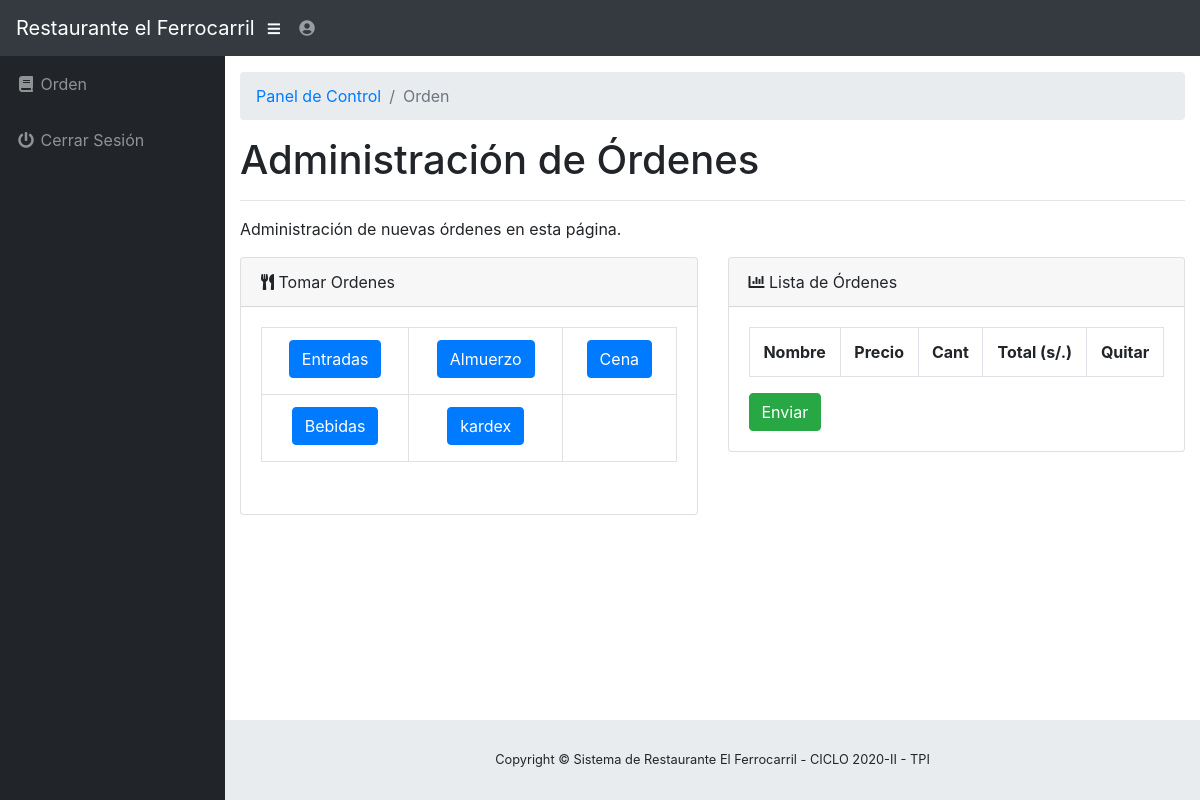
The page /staff/order.php (signed in) on the database its author committed.
### tables this page shows
CREATE TABLE `tbl_menu` (
  `menuID` int(11) NOT NULL,
  `menuName` varchar(25) NOT NULL
);

### staff/order.php (the view, shortened to what this page needs)
<?php
	include("../functions.php");
?>
<!DOCTYPE html>
<html lang="en">
  <head>
    <link href="vendor/bootstrap/css/bootstrap.min.css" rel="stylesheet">
    <link href="vendor/fontawesome-free/css/all.min.css" rel="stylesheet" type="text/css">
    <link href="vendor/datatables/dataTables.bootstrap4.css" rel="stylesheet">
    <link href="css/sb-admin.css" rel="stylesheet">
  </head>
  <body id="page-top">
    <nav class="navbar navbar-expand navbar-dark bg-dark static-top">
      <a class="navbar-brand mr-1" href="index.php">Restaurante el Ferrocarril</a>
      <button class="btn btn-link btn-sm text-white order-1 order-sm-0" id="sidebarToggle" href="#">
        <i class="fas fa-bars"></i>
      </button>
      <ul class="navbar-nav ml-auto ml-md-0">
        <li class="nav-item dropdown no-arrow">
          <a class="nav-link dropdown-toggle" href="#" id="userDropdown" role="button" data-toggle="dropdown" aria-haspopup="true" aria-expanded="false">
            <i class="fas fa-user-circle fa-fw"></i>
          </a>
        </li>
      </ul>
    </nav>
    <div id="wrapper">
      <ul class="sidebar navbar-nav">
        <?php
          if ($_SESSION['user_role'] == "Mesero") {
            echo '
            <li class="nav-item">
              <a class="nav-link" href="order.php">
                <i class="fas fa-fw fa-book"></i>
                <span>Orden</span></a>
            </li>
          ';
          }
        ?>
        <li class="nav-item" >
          <a class="nav-link" href="#" data-toggle="modal" data-target="#logoutModal">
            <i class="fas fa-fw fa-power-off"></i>
            <span>Cerrar Sesión</span>
          </a>
        </li>
      </ul>
      <div id="content-wrapper" >
        <div class="container-fluid">
          <ol class="breadcrumb" >
            <li class="breadcrumb-item">
              <a href="index.php">Panel de Control</a>
            </li>
            <li class="breadcrumb-item active">Orden</li>
          </ol>
          <h1>Administración de Órdenes</h1>
          <hr>
          <p>Administración de nuevas órdenes en esta página.</p>
          <div class="row">
            <div class="col-lg-6">
              <div class="card mb-3">
                <div class="card-header">
                  <i class="fas fa-utensils"></i>
                  Tomar Ordenes</div>
                <div class="card-body">
                  <table class="table table-bordered text-center" width="100%" cellspacing="0">
                  	<tr>
                  	<?php
						$menuQuery = "SELECT * FROM tbl_menu";
						if ($menuResult = $sqlconnection->query($menuQuery)) {
							$counter = 0;
							while($menuRow = $menuResult->fetch_array(MYSQLI_ASSOC)) {
								if ($counter >=3) {
									echo "</tr>";
									$counter = 0;
								}
								if($counter == 0) {
									echo "<tr>";
								}
								?>
								<td><button style="margin-bottom:4px;white-space: normal;" class="btn btn-primary" onclick="displayItem(<?php echo $menuRow['menuID']?>)"><?php echo $menuRow['menuName']?></button></td>
							<?php
							$counter++;
							}
						}
					?>
					</tr>
                  </table>
                </div>
              </div>
            </div>
            <div class="col-lg-6">
              <div class="card mb-3">
                <div class="card-header">
                  <i class="fas fa-chart-bar"></i>
                  Lista de Órdenes</div>
                <div class="card-body">
                    <form action="insertorder.php" method="POST">
						<table id="tblOrderList" class="table table-bordered text-center" width="100%" cellspacing="0">
							<tr>
								<th>Nombre</th>
								<th>Precio</th>
								<th>Cant</th>
								<th>Total (s/.)</th>
                <th>Quitar</th>
							</tr>
						</table>
						<input class="btn btn-success" type="submit" name="sentorder" value="Enviar">
					</form>
                </div>
              </div>
            </div>
          </div>
        </div>
        <footer class="sticky-footer">
          <div class="container my-auto">
            <div class="copyright text-center my-auto">
              <span>Copyright © Sistema de Restaurante El Ferrocarril - CICLO 2020-II - TPI</span>
            </div>
          </div>
        </footer>
      </div>
    </div>
    <link href="https://gitcdn.github.io/bootstrap-toggle/2.2.2/css/bootstrap-toggle.min.css" rel="stylesheet">
  </body>
</html>

### staff/css/sb-admin.css (style rules this page uses)
html { position: relative; min-height: 100%; }
body { height: 100%; }
#wrapper { display: -webkit-box; display: -ms-flexbox; display: flex; }
#wrapper #content-wrapper { overflow-x: hidden; width: 100%; padding-top: 1rem; padding-bottom: 80px; }
.navbar-nav .nav-item.dropdown .dropdown-toggle::after { width: 1rem; text-align: center; float: right; vertical-align: 0; border: 0; font-weight: 900; content: '\f105'; font-family: 'Font Awesome 5 Free'; }
.navbar-nav .nav-item.dropdown.no-arrow .dropdown-toggle::after { display: none; }
.sidebar { width: 90px !important; background-color: #212529; min-height: calc(100vh - 56px); }
.sidebar .nav-item:last-child { margin-bottom: 1rem; }
.sidebar .nav-item .nav-link { text-align: center; padding: 0.75rem 1rem; width: 90px; }
.sidebar .nav-item .nav-link span { font-size: 0.65rem; display: block; }
.sidebar .nav-item .nav-link { color: rgba(255, 255, 255, 0.5); }
@media (min-width: 768px) { .sidebar { width: 225px !important; } }
@media (min-width: 768px) { .sidebar .nav-item .nav-link { display: block; width: 100%; text-align: left; padding: 1rem; width: 225px; } }
@media (min-width: 768px) { .sidebar .nav-item .nav-link span { font-size: 1rem; display: inline; } }
:root { --input-padding-x: 0.75rem; --input-padding-y: 0.75rem; }
footer.sticky-footer { display: -webkit-box; display: -ms-flexbox; display: flex; position: absolute; right: 0; bottom: 0; width: calc(100% - 90px); height: 80px; background-color: #e9ecef; }
footer.sticky-footer .copyright { line-height: 1; font-size: 0.8rem; }
@media (min-width: 768px) { footer.sticky-footer { width: calc(100% - 225px); } }

### rows shown on the page
tbl_menu: menuName "Entradas"
tbl_menu: menuName "Almuerzo"
tbl_menu: menuName "Cena"
tbl_menu: menuName "Bebidas"
tbl_menu: menuName "kardex"
